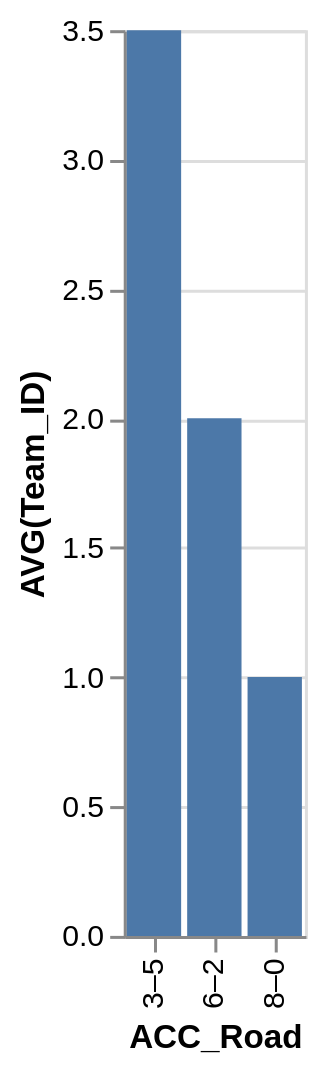

Here is the Vega-Lite specification saved for this chart:
### Vega-Lite specification from a JSON file in a GitHub repository (floating-point values rounded to 4 significant figures)
{"data": {"values": [{"x_data": "3–5", "y_data": 3.5}, {"x_data": "6–2", "y_data": 2}, {"x_data": "8–0", "y_data": 1}]}, "mark": "bar", "encoding": {"x": {"field": "x_data", "type": "nominal", "title": "ACC_Road", "sort": {"op": "sum", "field": "y_data", "order": "descending"}}, "y": {"field": "y_data", "type": "quantitative", "title": "AVG(Team_ID)"}}}
